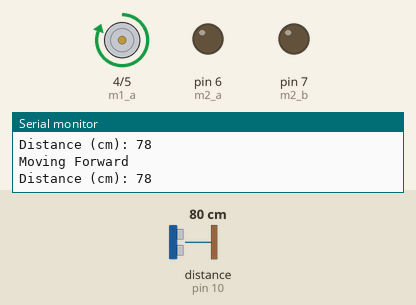
The sketch below on a simulated Arduino Uno, built with avr-gcc and run on an emulated ATmega328P. On the bench: motor-driver pin pairs drawn as motors (green arrow = first pin HIGH = forward, orange = second pin HIGH = backward, longer = more drive), output pins drawn as LEDs (lit = HIGH), the last lines printed to the serial monitor. Wiring (inferred from the names in the program): ultrasonic range finder: trigger pin 9; echo pin 10. The inputs (shaded band) are chosen by the test bench; at power-on: distance to the obstacle (sensor on pin 10) 80 cm. The echo pulse lasts 58.3 µs per cm; pins used as bus, display or sensor lines are not drawn.

Above: at 1.3 s.
1.4 s: distance to the obstacle (sensor on pin 10) set to 21 cm
3.2 s: distance to the obstacle (sensor on pin 10) set to 17 cm
At 4.4 s:
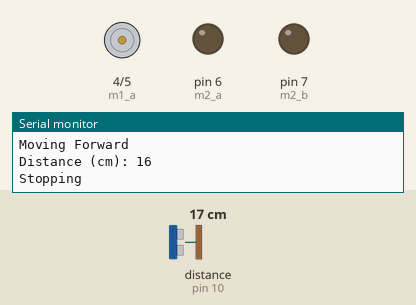
6.2 s: distance to the obstacle (sensor on pin 10) set to 250 cm
At 7.0 s:
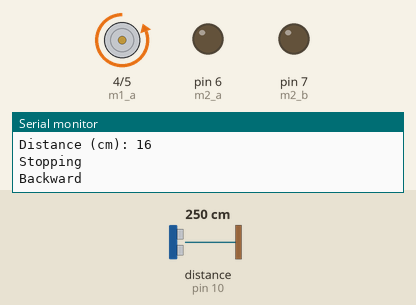
9.2 s: distance to the obstacle (sensor on pin 10) set to 2 cm
At 11.6 s:
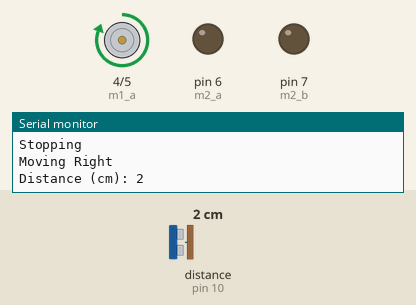
12.2 s: distance to the obstacle (sensor on pin 10) set to 35 cm
At 12.7 s:
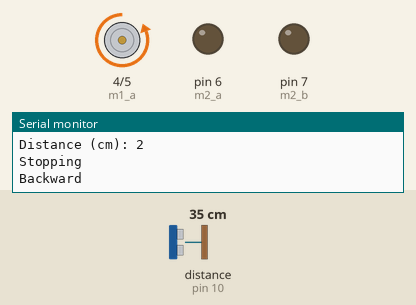
Timing chart, 0 to 14.8 s (numbered marks = the images above; inputs shaded):
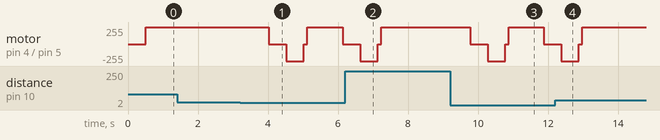

Measured:
- the behaviour switches between 19 and 18 cm on distance to the obstacle (sensor on pin 10) (found by bisection; images 0 and 1)
- after the input at 3.2 s, motor on pin 4 (m1_a) / pin 5 (m1_b): forward 255/255 → stopped after 0.83 s, → backward 255/255 0.50 s later, → stopped 0.50 s later, → forward 255/255 0.10 s later, … (5 changes in this stretch)
- after the input at 6.2 s, motor on pin 4 (m1_a) / pin 5 (m1_b): goes on until 7.2 s, then stays forward 255/255
- after the input at 9.2 s, motor on pin 4 (m1_a) / pin 5 (m1_b): forward 255/255 → stopped after 0.58 s, → backward 255/255 0.50 s later, → stopped 0.50 s later, → forward 255/255 0.10 s later, … (5 changes in this stretch)
- after the input at 12.2 s, motor on pin 4 (m1_a) / pin 5 (m1_b): goes on until 13.0 s, then stays forward 255/255

The sketch:

obstacle_avoiding.ino
```cpp
int trigPin = 9;
int echoPin = 10;

#define m1_a 4
#define m1_b 5
#define m2_a 6
#define m2_b 7

long duration, distance;


void setup() {
    Serial.begin(9600);
    pinMode(m1_a, OUTPUT);
    pinMode(m1_b, OUTPUT);
    pinMode(m2_a, OUTPUT);
    pinMode(m2_b, OUTPUT);

    pinMode(trigPin, OUTPUT);
    pinMode(echoPin, INPUT);
}


void loop() {
  digitalWrite(trigPin, LOW);
  delayMicroseconds(2);
  digitalWrite(trigPin, HIGH);
  delayMicroseconds(10);
  digitalWrite(trigPin, LOW);
  duration = pulseIn(echoPin, HIGH);
  distance = duration * 0.034/2;
  Serial.print("Distance (cm): ");
  Serial.println(distance);
  delay(500);

  if (distance > 19){
    forward();
    Serial.println("Moving Forward");
  }

  if (distance < 18){
    stops();
    Serial.println("Stopping");
    delay(500);
    backward();
    Serial.println("Backward");
    delay(500);
    stops();
    Serial.println("Stopping");
    delay(100);
    right();
    Serial.println("Moving Right");
    delay(500);
  }
}

void forward(){
    digitalWrite(m1_a, HIGH);
    digitalWrite(m1_b, LOW);
    digitalWrite(m1_a, HIGH);
    digitalWrite(m1_b, LOW);
}

void backward(){
    digitalWrite(m1_a, LOW);
    digitalWrite(m1_b, HIGH);
    digitalWrite(m1_a, LOW);
    digitalWrite(m1_b, HIGH);
}

void left(){
    digitalWrite(m1_a, HIGH);
    digitalWrite(m1_b, LOW);
    digitalWrite(m1_a, LOW);
    digitalWrite(m1_b, HIGH);
}

void right(){
    digitalWrite(m1_a, LOW);
    digitalWrite(m1_b, HIGH);
    digitalWrite(m1_a, HIGH);
    digitalWrite(m1_b, LOW);
}

void stops(){
    digitalWrite(m1_a, LOW);
    digitalWrite(m1_b, LOW);
    digitalWrite(m1_a, LOW);
    digitalWrite(m1_b, LOW);
}
```
